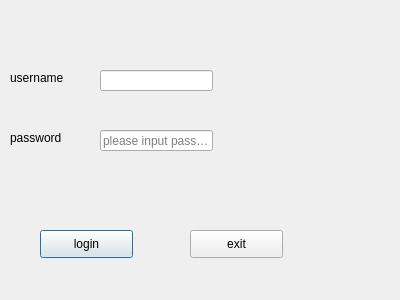
<?xml version="1.0" encoding="UTF-8"?>
<ui version="4.0">
 <class>LoginDialog</class>
 <widget class="QDialog" name="LoginDialog">
  <property name="geometry">
   <rect>
    <x>0</x>
    <y>0</y>
    <width>400</width>
    <height>300</height>
   </rect>
  </property>
  <property name="windowTitle">
   <string>Dialog</string>
  </property>
  <widget class="QLabel" name="userLineEdit">
   <property name="geometry">
    <rect>
     <x>10</x>
     <y>70</y>
     <width>72</width>
     <height>15</height>
    </rect>
   </property>
   <property name="text">
    <string>username</string>
   </property>
  </widget>
  <widget class="QLabel" name="pwdLineEdit">
   <property name="geometry">
    <rect>
     <x>10</x>
     <y>130</y>
     <width>72</width>
     <height>15</height>
    </rect>
   </property>
   <property name="text">
    <string>password</string>
   </property>
  </widget>
  <widget class="QLineEdit" name="lineEdit">
   <property name="geometry">
    <rect>
     <x>100</x>
     <y>70</y>
     <width>113</width>
     <height>21</height>
    </rect>
   </property>
  </widget>
  <widget class="QLineEdit" name="lineEdit_2">
   <property name="geometry">
    <rect>
     <x>100</x>
     <y>130</y>
     <width>113</width>
     <height>21</height>
    </rect>
   </property>
   <property name="echoMode">
    <enum>QLineEdit::Password</enum>
   </property>
   <property name="placeholderText">
    <string>please input password</string>
   </property>
  </widget>
  <widget class="QPushButton" name="LoginBtn">
   <property name="geometry">
    <rect>
     <x>40</x>
     <y>230</y>
     <width>93</width>
     <height>28</height>
    </rect>
   </property>
   <property name="text">
    <string>login</string>
   </property>
  </widget>
  <widget class="QPushButton" name="ExitBtn">
   <property name="geometry">
    <rect>
     <x>190</x>
     <y>230</y>
     <width>93</width>
     <height>28</height>
    </rect>
   </property>
   <property name="text">
    <string>exit</string>
   </property>
  </widget>
 </widget>
 <resources/>
 <connections>
  <connection>
   <sender>ExitBtn</sender>
   <signal>clicked()</signal>
   <receiver>LoginDialog</receiver>
   <slot>close()</slot>
   <hints>
    <hint type="sourcelabel">
     <x>236</x>
     <y>243</y>
    </hint>
    <hint type="destinationlabel">
     <x>199</x>
     <y>149</y>
    </hint>
   </hints>
  </connection>
 </connections>
</ui>
